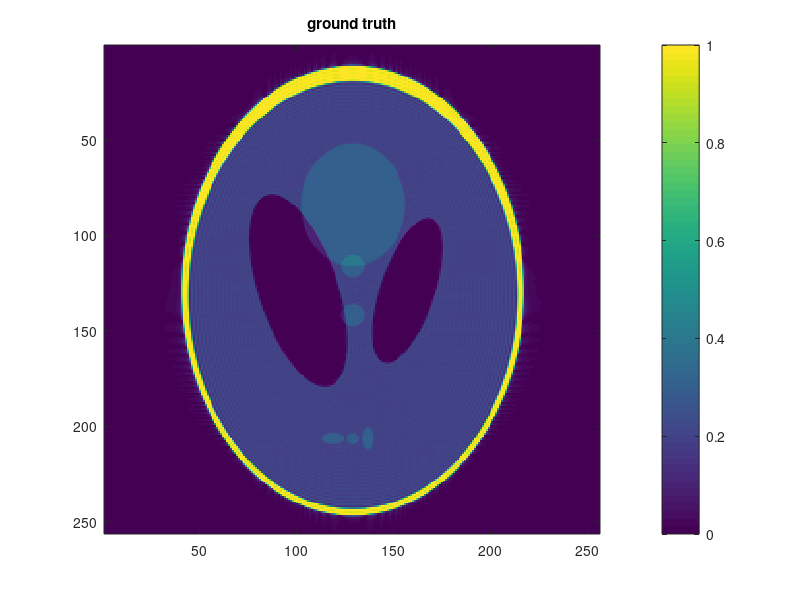
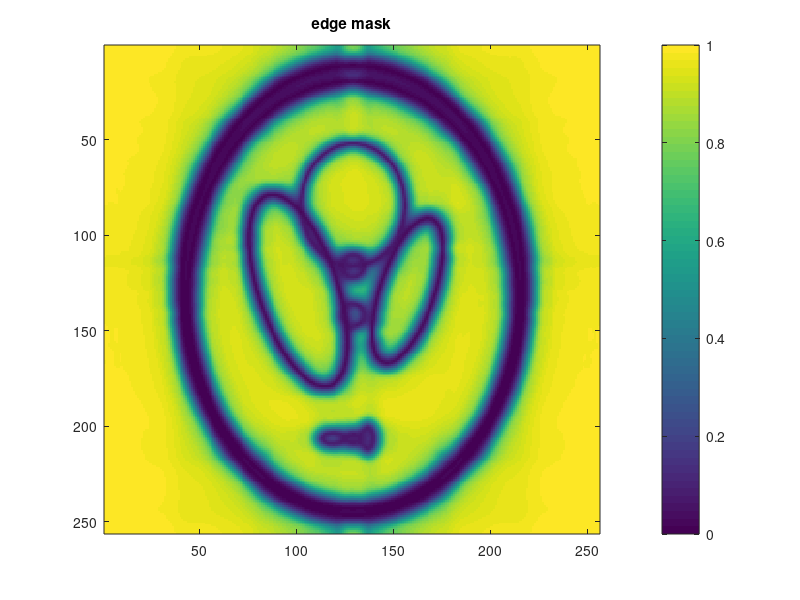

Write MATLAB code to recreate these figures, in order. (Note: this script raises an error after producing the figures.)
% Test of Weighted TV algorithm for super-resolution reconstruction 
% of MRI data.
%% Load Data
load testdata;   %m=fourier data, k=fourier indices
load edgemask;   %edgemask estimated in stage one
X0 = ifft2(m);   %high-resolution ground truth in spatial domain
figure(1); imagesc(abs(X0),[0,1]); colorbar; title('ground truth');
figure(2); imagesc(edgemask,[0,1]); colorbar; title('edge mask');

%% Define Fourier Projection Operators
res = [256,256]; %output resolution
lores = [65,65]; %input resolution (use odd numbers)
ind_samples = find((abs(k(1,:)) <= (lores(2)-1)/2 & (abs(k(2,:)) <= (lores(2)-1)/2))); %Low-pass Fourier indices
[A,At] = defAAt_fourier(ind_samples, res); %Define function handles for fourier projection operators                                                
b = A(X0);       %low-resolution fourier samples
Xlow = ifft2(reshape(b,lores));
figure(3); imagesc(abs(Xlow)); colorbar; title('low resolution input');

%% Run New Weighted TV algorithm (works better with real data)
lambda = 5e-1; %regularization parameter (typically in the range [1e-2,1], if original image scaled to [0,1])
Niter = 1000;  %number of iterations (typically 500-1000 for Fourier inversion)
[X1, cost] = OpWeightedTV_PD_AHMOD(b,edgemask,lambda,A,At,res,Niter); %see comments inside OpWeightedTV_PD_AHMOD.m
figure(4); imagesc(abs(X1),[0,1]); colorbar; title('hi resolution output');
figure(5); plot(cost); xlabel('iteration'); ylabel('cost');
SNR = -20*log10(norm(X1(:)-X0(:))/norm(X0(:)));
fprintf('WTV output SNR = %2.1f dB\n',SNR);
%% Run Old Weighted TV algorithm (works better with phantoms)
lambda = 5e-1; %regularization parameter (typically in the range [1e-2,1], if original image scaled to [0,1])
Niter = 1000;  %number of iterations (typically 500-1000 for Fourier inversion)
[X, cost] = OpWeightedTV_PD(b,edgemask,lambda,A,At,res,Niter); %see comments inside OpWeightedTV_PD.m
figure(6); imagesc(abs(X),[0,1]); colorbar; title('hi resolution output');
figure(7); plot(cost); xlabel('iteration'); ylabel('cost');
SNR = -20*log10(norm(X(:)-X0(:))/norm(X0(:)));
fprintf('WTV output SNR = %2.1f dB\n',SNR);
%% Run Standard TV algorithm (no edgemask)
lambda = 1e-4; %regularization parameter (typically in the range [1e-2,1], if original image scaled to [0,1])
Niter = 100;  %number of iterations (typically 20-100 for Fourier inversion)
[X2, cost] = OpTV_AL(b,lambda,A,At,res,Niter); %see comments inside OpWeightedTV_PD.m
figure(8); imagesc(abs(X2),[0,1]); colorbar; title('hi resolution output (no edgemask)');
figure(9); plot(cost); xlabel('iteration'); ylabel('cost');
SNR = -20*log10(norm(X2(:)-X0(:))/norm(X0(:)));
fprintf('TV output SNR = %2.1f dB\n',SNR);